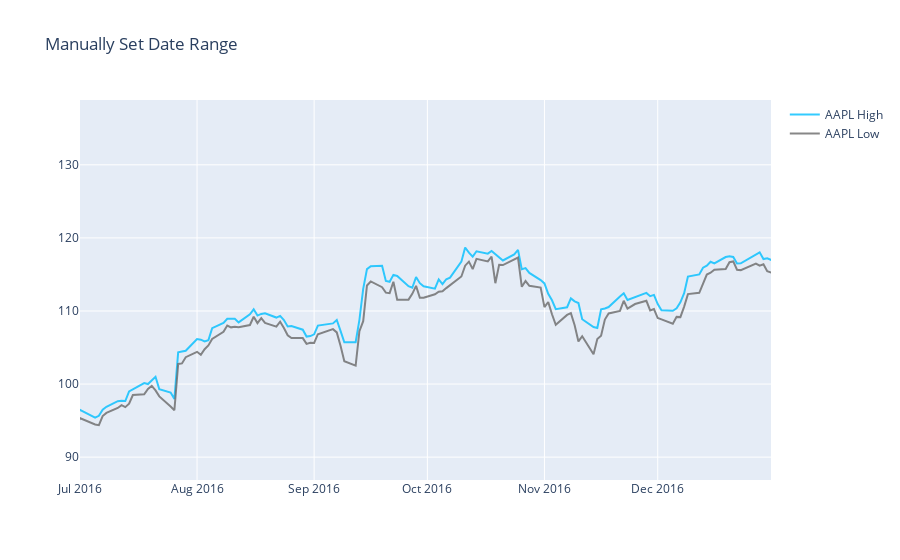

Notebook code for this chart:
### Code cell
#df = pd.read_csv("https://raw.githubusercontent.com/plotly/datasets/master/finance-charts-apple.csv")

fig = go.Figure()
fig.add_trace(go.Scatter(
                x=df.Date,
                y=df['AAPL.High'],
                name="AAPL High",
                line_color='deepskyblue',
                opacity=0.8))

fig.add_trace(go.Scatter(
                x=df.Date,
                y=df['AAPL.Low'],
                name="AAPL Low",
                line_color='dimgray',
                opacity=0.8))

# Use date string to set xaxis range
fig.update_layout(xaxis_range=['2016-07-01','2016-12-31'],
                  title_text="Manually Set Date Range")
fig.show()

### Figure 1 — Plotly figure (JSON) as saved in the notebook; plotly's stock layout.template omitted (floating-point values rounded to 4 significant figures; data arrays with more than 128 entries replaced by an {"elided": "..."} marker saying what was removed)
{"data": [{"line": {"color": "deepskyblue"}, "name": "AAPL High", "opacity": 0.8, "type": "scatter", "x": {"elided": "506 str values"}, "y": {"elided": "506 float values"}}, {"line": {"color": "dimgray"}, "name": "AAPL Low", "opacity": 0.8, "type": "scatter", "x": {"elided": "506 str values"}, "y": {"elided": "506 float values"}}], "layout": {"title": {"text": "Manually Set Date Range"}, "xaxis": {"range": ["2016-07-01", "2016-12-31"]}}}
